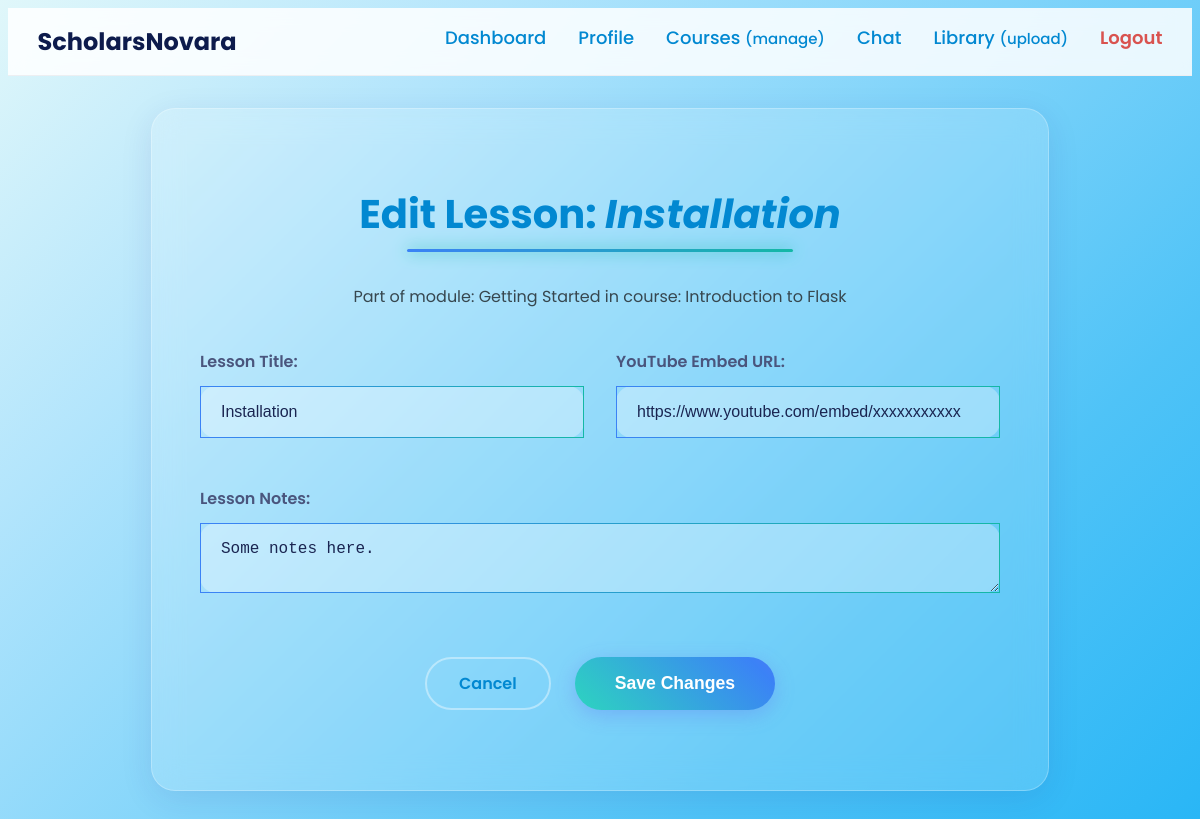
Screenshot of /instructor/lesson/1/edit (signed in) with the database file from the repository.
### models.py (models this page shows, shortened)
class Lesson(db.Model):
    id = db.Column(db.Integer, primary_key=True)
    module_id = db.Column(db.Integer, db.ForeignKey('module.id'), nullable=False)
    title = db.Column(db.String(150), nullable=False)
    video_url = db.Column(db.String(255), nullable=True)
    drive_link = db.Column(db.String(255), nullable=True)
    notes = db.Column(db.Text, nullable=True)
    completions = db.relationship('LessonCompletion', backref='lesson', lazy='dynamic', cascade="all, delete-orphan")

class Module(db.Model):
    id = db.Column(db.Integer, primary_key=True)
    course_id = db.Column(db.Integer, db.ForeignKey('course.id'), nullable=False)
    title = db.Column(db.String(150), nullable=False)
    order = db.Column(db.Integer, nullable=False)
    lessons = db.relationship('Lesson', backref='module', lazy='dynamic', cascade="all, delete-orphan")
    quiz = db.relationship('Quiz', backref='module', uselist=False, cascade="all, delete-orphan")
    assignment = db.relationship('Assignment', backref='module', uselist=False, cascade="all, delete-orphan")

class Course(db.Model):
    id = db.Column(db.Integer, primary_key=True)
    created_at = db.Column(db.DateTime, default=datetime.utcnow)
    instructor_id = db.Column(db.Integer, db.ForeignKey('user.id'), nullable=False)
    title = db.Column(db.String(150), nullable=False)
    description = db.Column(db.Text, nullable=True)
    category_id = db.Column(db.Integer, db.ForeignKey('category.id'), nullable=False)
    price_naira = db.Column(db.Integer, nullable=False)
    approved = db.Column(db.Boolean, default=False, nullable=False)
    cover_image = db.Column(db.String(150), nullable=True)
    bank_name = db.Column(db.String(100), nullable=True)
    account_number = db.Column(db.String(20), nullable=True)
    account_name = db.Column(db.String(100), nullable=True)
    extra_instructions = db.Column(db.Text, nullable=True)
    final_exam_enabled = db.Column(db.Boolean, default=True)
    modules = db.relationship('Module', backref='course', lazy='dynamic', cascade="all, delete-orphan")
    comments = db.relationship('Comment', backref='course', lazy='dynamic', cascade="all, delete-orphan")
    enrollments = db.relationship('Enrollment', back_populates='course', lazy='dynamic', cascade="all, delete-orphan")
    final_exam = db.relationship('FinalExam', backref='course', uselist=False, cascade="all, delete-orphan")
    chat_room = db.relationship('ChatRoom', backref='course_room', uselist=False, cascade="all, delete-orphan")

### instructor_routes.py (the view)
@instructor_bp.route('/lesson/<int:lesson_id>/edit', methods=['GET'])
def edit_lesson(lesson_id):
    lesson = Lesson.query.get_or_404(lesson_id)
    if lesson.module.course.instructor_id != current_user.id:
        abort(403)
    return render_template('instructor/edit_lesson.html', lesson=lesson)

### instructor_routes.py (called while the page is built)
@instructor_bp.before_request
@login_required
def before_request():
    if current_user.role != 'instructor':
        abort(403) # Forbidden
    if not current_user.approved:
        abort(403)

### templates/instructor/edit_lesson.html (shortened to what this page needs)
{% extends "base.html" %}
{% block content %}
<div class="form-container-glassy">
    <div class="form-header">
        <h1 class="form-title">Edit Lesson: <em>{{ lesson.title }}</em></h1>
        <p>Part of module: {{ lesson.module.title }} in course: {{ lesson.module.course.title }}</p>
    </div>
    <form id="lesson-form" action="{{ url_for('instructor.update_lesson', lesson_id=lesson.id) }}" method="post">
        <div class="form-grid">
            <div class="form-group">
                <label for="title">Lesson Title:</label>
                <input type="text" id="title" name="title" value="{{ lesson.title }}" required class="input-glassy">
            </div>
            <div class="form-group">
                <label for="video_url">YouTube Embed URL:</label>
                <input type="text" id="video_url" name="video_url" value="{{ lesson.video_url or '' }}" class="input-glassy">
            </div>
            <div class="form-group full-span">
                <label for="editor">Lesson Notes:</label>
                <textarea name="notes" id="editor" class="input-glassy">{{ lesson.notes or '' }}</textarea>
            </div>
        </div>
        <div class="form-actions">
            <a href="{{ url_for('instructor.manage_course', course_id=lesson.module.course_id) }}" class="btn-secondary-glass">Cancel</a>
            <button type="submit" class="btn-primary-glass">Save Changes</button>
        </div>
    </form>
</div>
{% endblock %}

### static/css/forms.css (style rules this page uses)
.form-container-glassy { background: rgba(255, 255, 255, 0.15); backdrop-filter: blur(15px); -webkit-backdrop-filter: blur(15px); border: 1px solid rgba(255, 255, 255, 0.25); border-radius: 24px; padding: 3rem 3rem 5rem; max-width: 800px; margin: 2rem auto; box-shadow: 0 8px 32px rgba(31, 38, 135, 0.1); min-height: auto; }
.form-header { text-align: center; margin-bottom: 2.5rem; }
.form-title { font-size: 2.5rem; font-weight: 700; color: #1a2551; display: inline-block; position: relative; padding-bottom: 0.5rem; }
.form-title::after { content: ''; position: absolute; bottom: 0; left: 10%; right: 10%; height: 3px; background: linear-gradient(90deg, #3b82f6, #14b8a6); box-shadow: 0 0 15px #14b8a6; border-radius: 2px; }
.form-grid { display: grid; grid-template-columns: 1fr 1fr; gap: 1.5rem 2rem; }
.form-grid .full-span { grid-column: 1 / -1; }
.form-group { display: flex; flex-direction: column; }
.form-group label { font-weight: 600; color: #4a557d; margin-bottom: 0.75rem; }
.input-glassy { background: rgba(255, 255, 255, 0.3); border: 1px solid transparent; border-image: linear-gradient(to right, #3b82f6, #14b8a6) 1; border-radius: 16px; padding: 1rem 1.25rem; color: #1a2551; font-size: 1rem; transition: all 0.3s ease; }
.input-glassy::placeholder { color: rgba(74, 85, 125, 0.6); transition: opacity 0.3s ease; }
.btn-primary-glass { background-image: linear-gradient(45deg, #2dd4bf, #3b82f6, #a855f7); background-size: 200% auto; border: none; border-radius: 9999px; color: #fff; font-weight: 700; font-size: 1.1rem; padding: 1rem 2.5rem; cursor: pointer; transition: all 0.4s ease; box-shadow: 0 5px 20px rgba(99, 102, 241, 0.3); animation: pulse-off 2s infinite; }
.btn-secondary-glass { background: transparent; border: 2px solid rgba(255, 255, 255, 0.4); border-radius: 9999px; color: #fff; font-weight: 600; padding: 0.75rem 2rem; cursor: pointer; transition: all 0.3s ease; }
.form-actions { display: flex; justify-content: center; gap: 1.5rem; margin-top: 2.5rem; grid-column: 1 / -1; }

### static/css/ice_sky_theme.css (style rules this page uses)
body.ice-sky-theme { background: linear-gradient(135deg, #e0f7fa, #b3e5fc, #81d4fa, #4fc3f7, #29b6f6); background-attachment: fixed; font-family: 'Poppins', sans-serif; color: #37474f; }
.ice-sky-theme h1, .ice-sky-theme h2, .ice-sky-theme h3, .ice-sky-theme h4, .ice-sky-theme h5, .ice-sky-theme h6 { color: #0288d1; font-weight: 700; }
.ice-sky-theme h1 { font-size: 2.5rem; margin-bottom: 1rem; }
.ice-sky-theme p { line-height: 1.6; margin-bottom: 1rem; }
.ice-sky-theme a { color: #0288d1; text-decoration: none; transition: color 0.3s ease; }
.ice-sky-theme .form-group { margin-bottom: 1.5rem; }

### rows the page displays
Lesson: title "Installation", video_url "https://www.youtube.com/embed/xxxxxxxxxxx", notes "Some notes here."
Module: module "Getting Started"
Course: module.course "Introduction to Flask"
